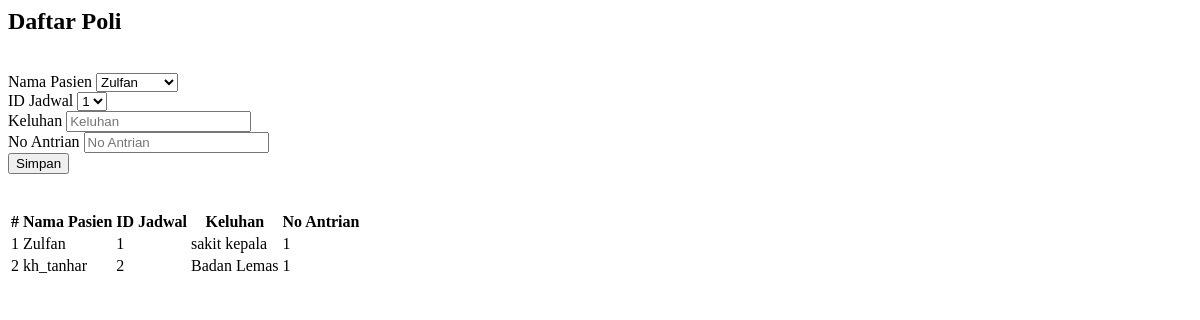
Before: /daftar_poli_pasien.php (signed in) with the older database file.
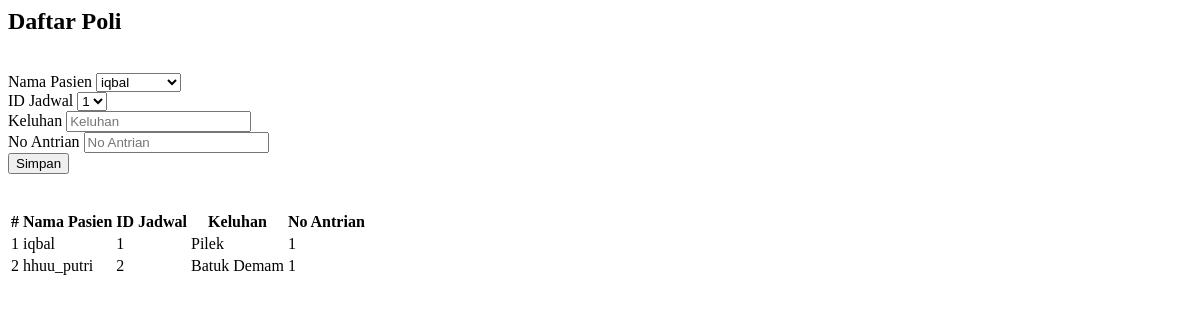
After: the same page with the newer database file.
### tables this page shows
CREATE TABLE `daftar_poli` (
  `id` int(11) UNSIGNED NOT NULL,
  `id_pasien` int(11) UNSIGNED NOT NULL,
  `id_jadwal` int(11) UNSIGNED NOT NULL,
  `keluhan` text NOT NULL,
  `no_antrian` int(11) UNSIGNED NOT NULL
);

CREATE TABLE `pasien` (
  `id` int(11) UNSIGNED NOT NULL,
  `nama` varchar(255) NOT NULL,
  `alamat` varchar(255) NOT NULL,
  `no_ktp` varchar(255) NOT NULL,
  `no_hp` varchar(50) NOT NULL,
  `no_rm` varchar(25) NOT NULL
);

### daftar_poli_pasien.php (the view, shortened to what this page needs)
<div class="container">
    <h2>Daftar Poli</h2>
<br>
    <?php
include'koneksi.php';
?>
<body>
<div class="container">
    <form class="form row"  method="POST" action="" name="myForm" onsubmit="return(validate());">
    <?php
    $id_jadwal= '';
    $keluhan = '';
    $no_antrian ='';
    ?>
    <div class="row">
        <div class="col">
        <label for="inputNama" class="form-label fw-bold">
            Nama Pasien
        </label>
        <select class="form-control" name="id_pasien">
        <?php
        $selected = '';
        $pasien = mysqli_query($mysqli, "SELECT * FROM pasien");
        while ($data = mysqli_fetch_array($pasien)) {
            if ($data['id'] == $id_pasien) {
                $selected = 'selected="selected"';
            } else {
                $selected = '';
            }
        ?>
            <option value="<?php echo $data['id'] ?>" <?php echo $selected ?>><?php echo $data['nama'] ?></option>
        <?php
        }
        ?>
    </select>
    </div>
    <div class="col">
        <label for="inputNama" class="form-label fw-bold">
            ID Jadwal
        </label>
        <select class="form-control" name="id_jadwal">
        <?php
        $selected = '';
        $jadwal_periksa = mysqli_query($mysqli, "SELECT * FROM jadwal_periksa");
        while ($data = mysqli_fetch_array($jadwal_periksa)) {
            if ($data['id'] == $id_jadwal) {
                $selected = 'selected="selected"';
            } else {
                $selected = '';
            }
        ?>
            <option value="<?php echo $data['id'] ?>" <?php echo $selected ?>><?php echo $data['id_dokter'] ?></option>
        <?php
        }
        ?>
    </select>
    </div>
        <div class="col">
        <label for="inputKeluhan" class="form-label fw-bold">
            Keluhan
        </label>
        <input type="text" class="form-control" name="keluhan" id="inputKeluhan" placeholder="Keluhan" value="<?php echo $keluhan ?>">
    </div>
    <div class="col">
        <label for="inputNoAntrian" class="form-label fw-bold">
            No Antrian
        </label>
        <input type="integer" class="form-control" name="no_antrian" id="inputAntrian" placeholder="No Antrian" value="<?php echo $no_antrian ?>">
    </div>
    <div class="col">
        <button type="submit" class="btn btn-primary rounded-pill px-3" name="simpan">Simpan</button>
    </div>
    </form>
    <br>
    <br>
    <table class="table table-hover">
    <table class="table table-hover">
    <thead>
        <tr>
            <th scope="col">#</th>
            <th scope="col">Nama Pasien</th>
            <th scope="col">ID Jadwal</th>
            <th scope="col">Keluhan</th>
            <th scope="col">No Antrian</th>
        </tr>
    </thead>
        <tbody>
    <?php
    $result = mysqli_query($mysqli, "SELECT dp.*, p.nama as 'nama_pasien' FROM daftar_poli dp LEFT JOIN pasien p ON (dp.id_pasien=p.id) ORDER BY id ASC");
    if (mysqli_num_rows($result) > 0) {
        $no = 1;
        while ($data = mysqli_fetch_array($result)) {
            echo "<tr>";
            echo "<td>" . $no++ . "</td>";
            echo "<td>" . $data['nama_pasien'] . "</td>";
            echo "<td>" . $data['id_jadwal'] . "</td>";
            echo "<td>" . $data['keluhan'] . "</td>";
            echo "<td>" . $data['no_antrian'] . "</td>";
            echo "<td>";
            echo "</td>";
            echo "</tr>";
        }
    } else {
        echo "No rows returned.";
    }
    ?>
    </tbody>
    </table>

Changed rows visible on the page:
changed daftar_poli: id_pasien.nama "Zulfan" → "iqbal"; keluhan "sakit kepala" → "Pilek"
changed daftar_poli: id_pasien.nama "kh_tanhar" → "hhuu_putri"; keluhan "Badan Lemas" → "Batuk Demam"
Other visible differences:
form field id_pasien: "Zulfan" → "iqbal"
